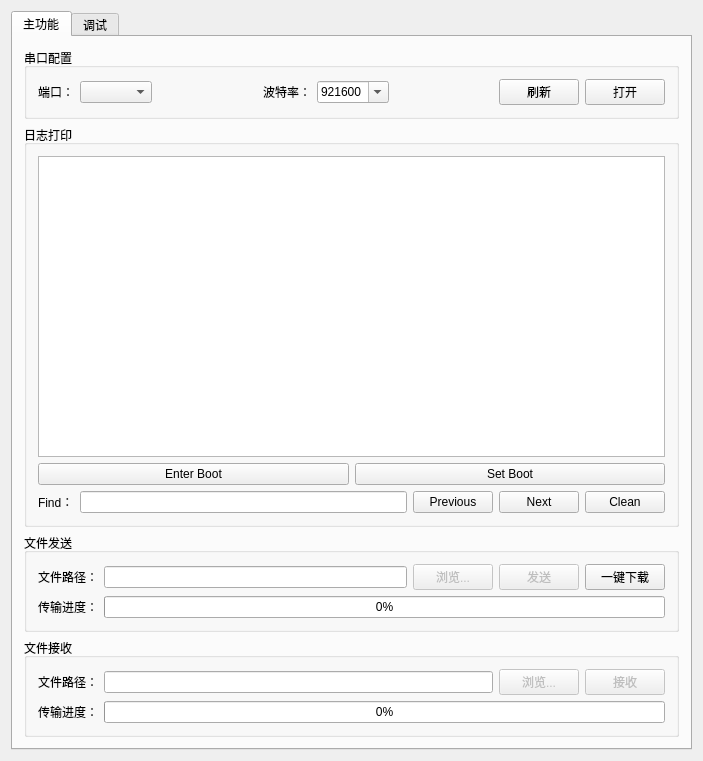
<?xml version="1.0" encoding="UTF-8"?>
<ui version="4.0">
 <class>Widget</class>
 <widget class="QWidget" name="Widget">
  <property name="geometry">
   <rect>
    <x>0</x>
    <y>0</y>
    <width>703</width>
    <height>761</height>
   </rect>
  </property>
  <property name="minimumSize">
   <size>
    <width>444</width>
    <height>255</height>
   </size>
  </property>
  <property name="maximumSize">
   <size>
    <width>16777215</width>
    <height>16777215</height>
   </size>
  </property>
  <property name="windowTitle">
   <string>SerialPortYmodem</string>
  </property>
  <layout class="QVBoxLayout" name="verticalLayout_3">
   <item>
    <widget class="QTabWidget" name="tabWidget">
     <property name="currentIndex">
      <number>0</number>
     </property>
     <widget class="QWidget" name="mainFusion">
      <attribute name="title">
       <string>主功能</string>
      </attribute>
      <layout class="QVBoxLayout" name="verticalLayout_4">
       <item>
        <widget class="QGroupBox" name="groupBox">
         <property name="title">
          <string>串口配置</string>
         </property>
         <layout class="QHBoxLayout" name="horizontalLayout">
          <item>
           <widget class="QLabel" name="label">
            <property name="text">
             <string>端口：</string>
            </property>
           </widget>
          </item>
          <item>
           <widget class="QComboBox" name="comPort">
            <property name="maxVisibleItems">
             <number>12</number>
            </property>
           </widget>
          </item>
          <item>
           <spacer name="horizontalSpacer">
            <property name="orientation">
             <enum>Qt::Horizontal</enum>
            </property>
            <property name="sizeHint" stdset="0">
             <size>
              <width>40</width>
              <height>20</height>
             </size>
            </property>
           </spacer>
          </item>
          <item>
           <widget class="QLabel" name="label_2">
            <property name="text">
             <string>波特率：</string>
            </property>
           </widget>
          </item>
          <item>
           <widget class="QComboBox" name="comBaudRate">
            <property name="editable">
             <bool>true</bool>
            </property>
            <property name="currentText">
             <string>921600</string>
            </property>
            <property name="currentIndex">
             <number>0</number>
            </property>
            <property name="maxVisibleItems">
             <number>12</number>
            </property>
            <item>
             <property name="text">
              <string>921600</string>
             </property>
            </item>
            <item>
             <property name="text">
              <string>460800</string>
             </property>
            </item>
            <item>
             <property name="text">
              <string>230400</string>
             </property>
            </item>
            <item>
             <property name="text">
              <string>115200</string>
             </property>
            </item>
            <item>
             <property name="text">
              <string>57600</string>
             </property>
            </item>
            <item>
             <property name="text">
              <string>38400</string>
             </property>
            </item>
            <item>
             <property name="text">
              <string>19200</string>
             </property>
            </item>
            <item>
             <property name="text">
              <string>9600</string>
             </property>
            </item>
            <item>
             <property name="text">
              <string>4800</string>
             </property>
            </item>
            <item>
             <property name="text">
              <string>2400</string>
             </property>
            </item>
            <item>
             <property name="text">
              <string>1200</string>
             </property>
            </item>
           </widget>
          </item>
          <item>
           <spacer name="horizontalSpacer_2">
            <property name="orientation">
             <enum>Qt::Horizontal</enum>
            </property>
            <property name="sizeHint" stdset="0">
             <size>
              <width>40</width>
              <height>20</height>
             </size>
            </property>
           </spacer>
          </item>
          <item>
           <widget class="QPushButton" name="RefreshButton">
            <property name="text">
             <string>刷新</string>
            </property>
           </widget>
          </item>
          <item>
           <widget class="QPushButton" name="comButton">
            <property name="text">
             <string>打开</string>
            </property>
           </widget>
          </item>
         </layout>
        </widget>
       </item>
       <item>
        <widget class="QGroupBox" name="groupBox_4">
         <property name="title">
          <string>日志打印</string>
         </property>
         <layout class="QVBoxLayout" name="verticalLayout_5">
          <item>
           <widget class="QTextEdit" name="Uart_Output">
            <property name="font">
             <font>
              <pointsize>10</pointsize>
             </font>
            </property>
           </widget>
          </item>
          <item>
           <layout class="QHBoxLayout" name="horizontalLayout_9"/>
          </item>
          <item>
           <layout class="QHBoxLayout" name="horizontalLayout_6">
            <item>
             <widget class="QPushButton" name="Button_Enter_Boot">
              <property name="text">
               <string>Enter Boot</string>
              </property>
             </widget>
            </item>
            <item>
             <widget class="QPushButton" name="Button_Set_Boot">
              <property name="text">
               <string>Set Boot</string>
              </property>
             </widget>
            </item>
           </layout>
          </item>
          <item>
           <layout class="QHBoxLayout" name="horizontalLayout_7">
            <item>
             <widget class="QLabel" name="label_7">
              <property name="text">
               <string>Find：</string>
              </property>
             </widget>
            </item>
            <item>
             <widget class="QLineEdit" name="LineEdit_Search"/>
            </item>
            <item>
             <widget class="QPushButton" name="Button_Find_Previous">
              <property name="text">
               <string>Previous</string>
              </property>
             </widget>
            </item>
            <item>
             <widget class="QPushButton" name="Button_Find_Next">
              <property name="maximumSize">
               <size>
                <width>16777215</width>
                <height>16777215</height>
               </size>
              </property>
              <property name="text">
               <string>Next</string>
              </property>
             </widget>
            </item>
            <item>
             <widget class="QPushButton" name="Button_Clean_Uart">
              <property name="text">
               <string>Clean</string>
              </property>
             </widget>
            </item>
           </layout>
          </item>
         </layout>
        </widget>
       </item>
       <item>
        <widget class="QGroupBox" name="groupBox_2">
         <property name="title">
          <string>文件发送</string>
         </property>
         <layout class="QVBoxLayout" name="verticalLayout">
          <item>
           <layout class="QHBoxLayout" name="horizontalLayout_2">
            <item>
             <widget class="QLabel" name="label_3">
              <property name="text">
               <string>文件路径：</string>
              </property>
             </widget>
            </item>
            <item>
             <widget class="QLineEdit" name="transmitPath">
              <property name="readOnly">
               <bool>false</bool>
              </property>
             </widget>
            </item>
            <item>
             <widget class="QPushButton" name="transmitBrowse">
              <property name="enabled">
               <bool>false</bool>
              </property>
              <property name="text">
               <string>浏览...</string>
              </property>
             </widget>
            </item>
            <item>
             <widget class="QPushButton" name="transmitButton">
              <property name="enabled">
               <bool>false</bool>
              </property>
              <property name="text">
               <string>发送</string>
              </property>
             </widget>
            </item>
            <item>
             <widget class="QPushButton" name="Button_OneClick_Download">
              <property name="maximumSize">
               <size>
                <width>16777215</width>
                <height>16777215</height>
               </size>
              </property>
              <property name="text">
               <string>一键下载</string>
              </property>
             </widget>
            </item>
           </layout>
          </item>
          <item>
           <layout class="QHBoxLayout" name="horizontalLayout_3">
            <item>
             <widget class="QLabel" name="label_5">
              <property name="text">
               <string>传输进度：</string>
              </property>
             </widget>
            </item>
            <item>
             <widget class="QProgressBar" name="transmitProgress">
              <property name="value">
               <number>0</number>
              </property>
             </widget>
            </item>
           </layout>
          </item>
         </layout>
        </widget>
       </item>
       <item>
        <widget class="QGroupBox" name="groupBox_3">
         <property name="title">
          <string>文件接收</string>
         </property>
         <layout class="QVBoxLayout" name="verticalLayout_2">
          <item>
           <layout class="QHBoxLayout" name="horizontalLayout_4">
            <item>
             <widget class="QLabel" name="label_4">
              <property name="text">
               <string>文件路径：</string>
              </property>
             </widget>
            </item>
            <item>
             <widget class="QLineEdit" name="receivePath">
              <property name="readOnly">
               <bool>true</bool>
              </property>
             </widget>
            </item>
            <item>
             <widget class="QPushButton" name="receiveBrowse">
              <property name="enabled">
               <bool>false</bool>
              </property>
              <property name="text">
               <string>浏览...</string>
              </property>
             </widget>
            </item>
            <item>
             <widget class="QPushButton" name="receiveButton">
              <property name="enabled">
               <bool>false</bool>
              </property>
              <property name="text">
               <string>接收</string>
              </property>
             </widget>
            </item>
           </layout>
          </item>
          <item>
           <layout class="QHBoxLayout" name="horizontalLayout_5">
            <item>
             <widget class="QLabel" name="label_6">
              <property name="text">
               <string>传输进度：</string>
              </property>
             </widget>
            </item>
            <item>
             <widget class="QProgressBar" name="receiveProgress">
              <property name="value">
               <number>0</number>
              </property>
             </widget>
            </item>
           </layout>
          </item>
         </layout>
        </widget>
       </item>
      </layout>
     </widget>
     <widget class="QWidget" name="tab_2">
      <attribute name="title">
       <string>调试</string>
      </attribute>
      <layout class="QVBoxLayout" name="verticalLayout_7">
       <item>
        <widget class="QGroupBox" name="groupBox_5">
         <property name="title">
          <string>软件日志输出</string>
         </property>
         <layout class="QVBoxLayout" name="verticalLayout_6">
          <item>
           <widget class="QTextEdit" name="LogOutput"/>
          </item>
          <item>
           <layout class="QHBoxLayout" name="horizontalLayout_8">
            <item>
             <widget class="QPushButton" name="ButtonLogClean">
              <property name="text">
               <string>Clean</string>
              </property>
             </widget>
            </item>
           </layout>
          </item>
         </layout>
        </widget>
       </item>
      </layout>
     </widget>
    </widget>
   </item>
  </layout>
 </widget>
 <layoutdefault spacing="6" margin="11"/>
 <resources/>
 <connections/>
</ui>
